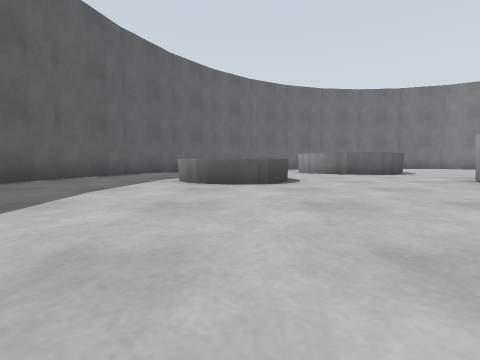
View 1 (above)

18 first-person views from a walk through a Gazebo world. The camera is 0.36 m above the floor, tilts 4° down and sees 85° across. The floor is counted in squares, 1 m on a side. Each view is taken from the middle of a square. On the plan, view 1 faces up. The plan holds only what a view shows up to about 9 squares ahead; the rest is blank.

View 2
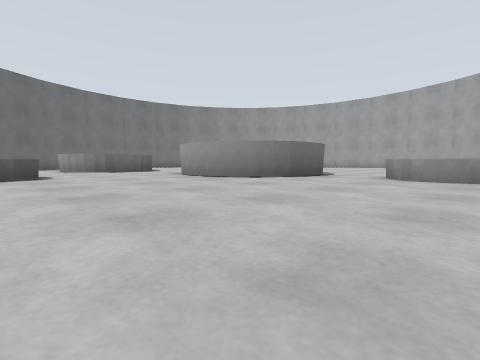

View 3
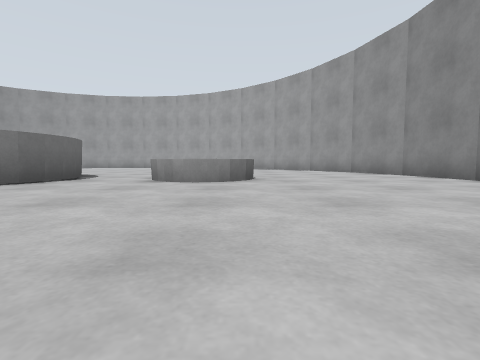

View 4
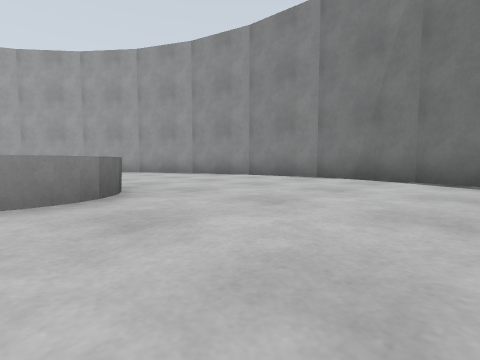

View 5
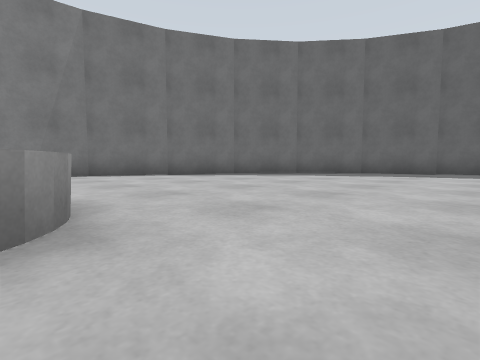

View 6
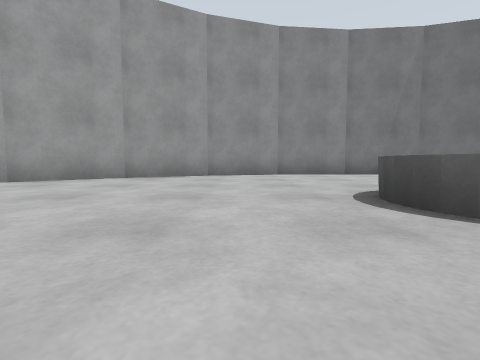

View 7
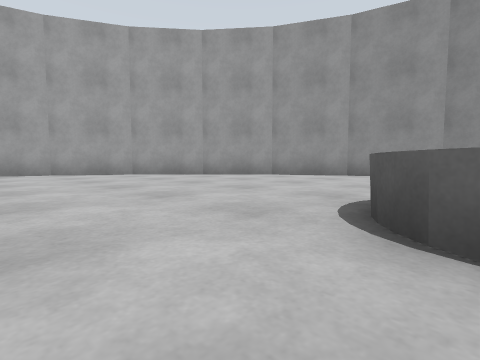

View 8
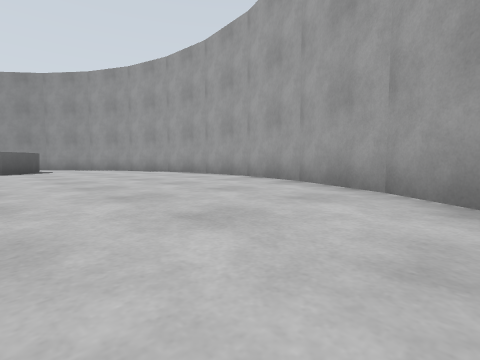

View 9
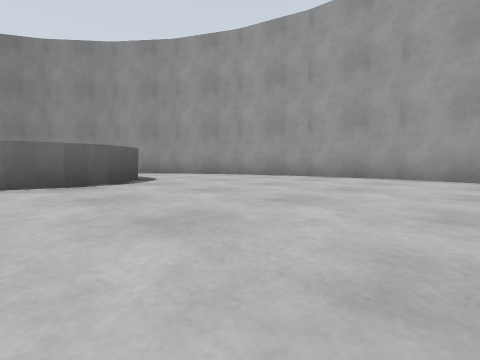

View 10
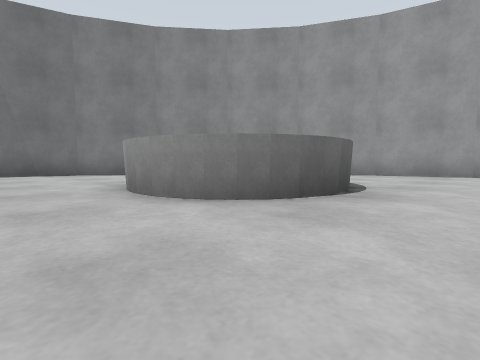

View 11
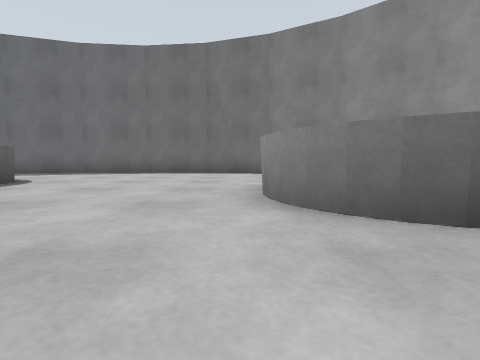

View 12
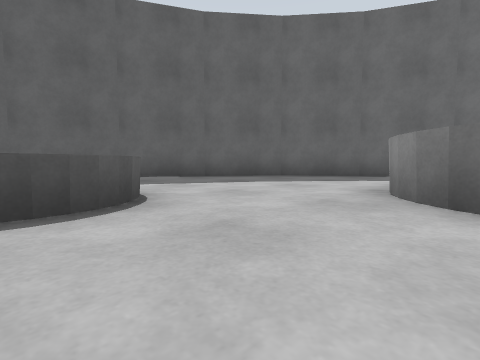

View 13
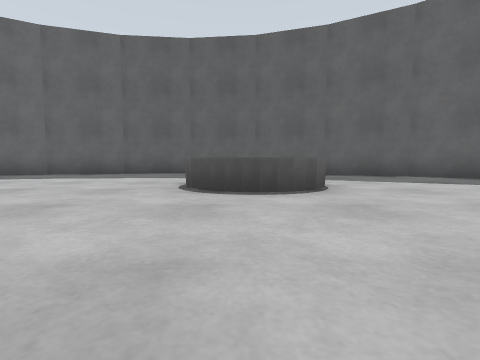

View 14
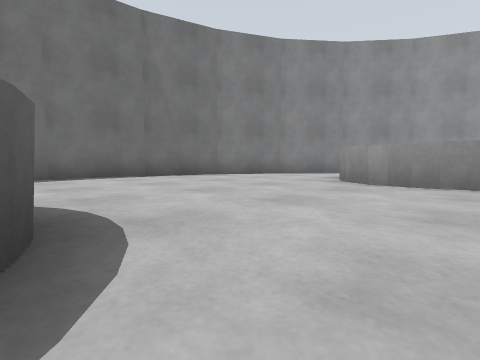

View 15
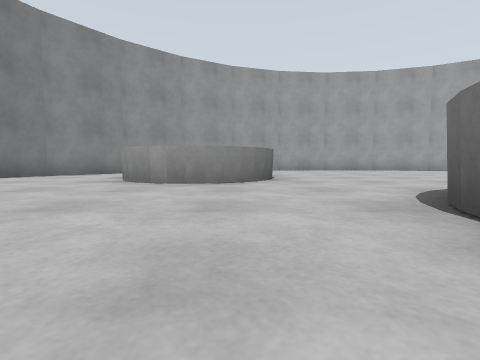

View 16
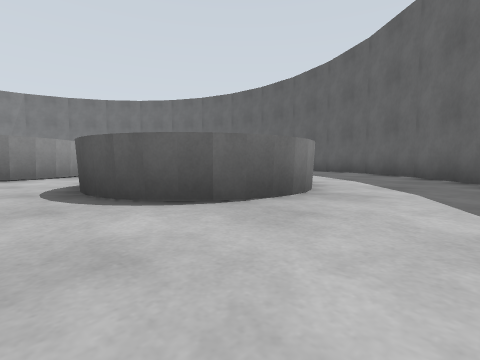

View 17
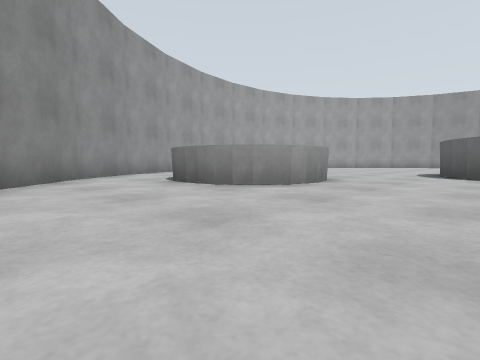

View 18
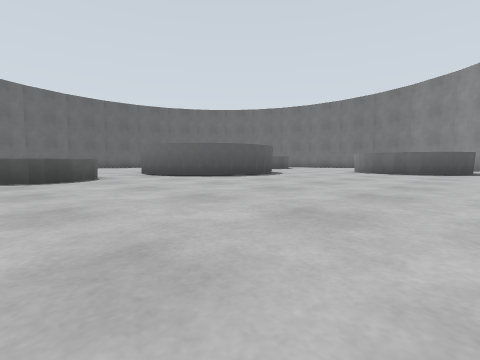

### Floor plan
Key: @ floor where view 1 was taken; # wall or solid block; . floor; = window, fence, low wall or low ledge.
Columns run from 4 left of view 1 to 16 right of it. Each row starts with its distance up from view 1.
 14        #######
 13      ###.....###
 12    ###.........###
 11   ##.............##
 10  ##....###........##
  9  #....## #....###..#
  8 ##....####....# #..##
  7 #.............###...#
  6 #.. =...............#
  5 #..=.=...###........#
  4 #...=...## ##.......#
  3 #.......## ##.......#
  2 #........###........#
  1 #...................#
  0 #...@......=........#
 -1 ##........==.......##
 -2  #........==.......#
 -3  ##...............##
 -4   ##.............##
 -5    ###.........###
 -6      ###.....###
 -7        #######

Positions as (right, up) in squares from view 1, and headings:
1: (0, 0), facing up
2: (0, -2), facing up-right
3: (1, -2), facing right
4: (3, -1), facing down-right
5: (6, 1), facing down-left
6: (9, 1), facing down
7: (7, 1), facing down-right
8: (11, -3), facing up-right
9: (10, 2), facing up-right
10: (8, 5), facing up-right
11: (9, 5), facing up
12: (3, 5), facing up-left
13: (4, 5), facing left
14: (5, 7), facing up-right
15: (5, 7), facing right
16: (6, 12), facing down-left
17: (7, 12), facing down-right
18: (13, -2), facing up-left
